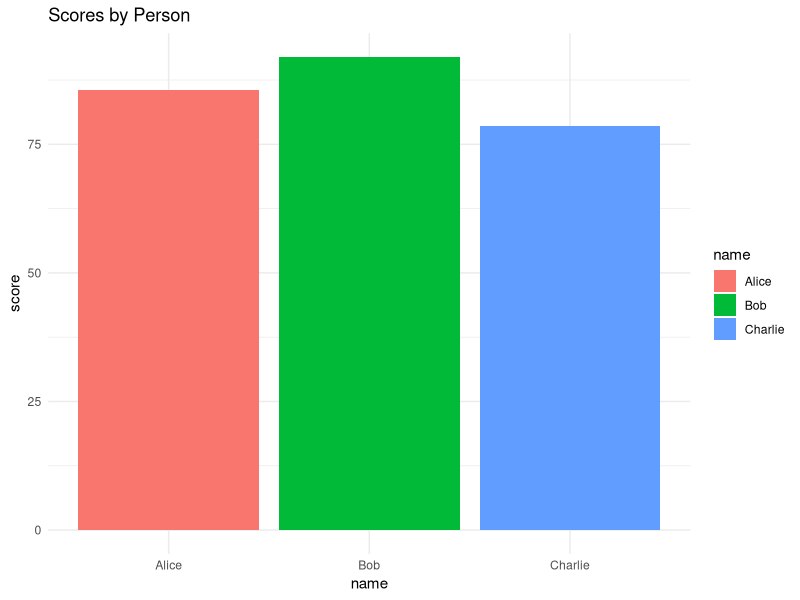

This chart was generated by the following R code:
# R Statistical Programming
library(ggplot2)
library(dplyr)

# Create a data frame
df <- data.frame(
  name = c("Alice", "Bob", "Charlie"),
  age = c(25, 30, 35),
  score = c(85.5, 92.0, 78.5)
)

# Data manipulation with dplyr
result <- df %>%
  filter(age > 25) %>%
  mutate(grade = ifelse(score >= 90, "A", "B")) %>%
  arrange(desc(score))

# Define a function
calculate_mean <- function(x, na.rm = TRUE) {
  if (length(x) == 0) return(NA)
  sum(x, na.rm = na.rm) / length(x)
}

# Plotting
ggplot(df, aes(x = name, y = score, fill = name)) +
  geom_bar(stat = "identity") +
  theme_minimal() +
  labs(title = "Scores by Person")
